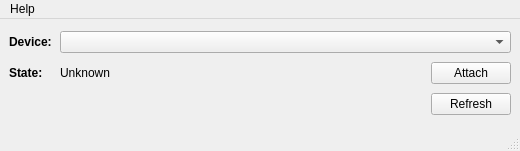
<?xml version="1.0" encoding="UTF-8"?>
<ui version="4.0">
 <class>DConn</class>
 <widget class="QMainWindow" name="DConn">
  <property name="geometry">
   <rect>
    <x>0</x>
    <y>0</y>
    <width>520</width>
    <height>151</height>
   </rect>
  </property>
  <property name="windowTitle">
   <string>DConn</string>
  </property>
  <widget class="QWidget" name="centralwidget">
   <layout class="QVBoxLayout" name="verticalLayout">
    <item>
     <layout class="QHBoxLayout" name="hlUsbPort">
      <item>
       <widget class="QLabel" name="lblUsbPort">
        <property name="minimumSize">
         <size>
          <width>45</width>
          <height>0</height>
         </size>
        </property>
        <property name="maximumSize">
         <size>
          <width>45</width>
          <height>16777215</height>
         </size>
        </property>
        <property name="text">
         <string>&lt;html&gt;&lt;head/&gt;&lt;body&gt;&lt;p&gt;&lt;span style=&quot; font-weight:700;&quot;&gt;Device:&lt;/span&gt;&lt;/p&gt;&lt;/body&gt;&lt;/html&gt;</string>
        </property>
       </widget>
      </item>
      <item>
       <widget class="QComboBox" name="cbDevices"/>
      </item>
     </layout>
    </item>
    <item>
     <layout class="QHBoxLayout" name="horizontalLayout">
      <item>
       <widget class="QLabel" name="label">
        <property name="minimumSize">
         <size>
          <width>45</width>
          <height>0</height>
         </size>
        </property>
        <property name="maximumSize">
         <size>
          <width>45</width>
          <height>16777215</height>
         </size>
        </property>
        <property name="text">
         <string>&lt;html&gt;&lt;head/&gt;&lt;body&gt;&lt;p&gt;&lt;span style=&quot; font-weight:700;&quot;&gt;State: &lt;/span&gt;&lt;/p&gt;&lt;/body&gt;&lt;/html&gt;</string>
        </property>
       </widget>
      </item>
      <item>
       <widget class="QLabel" name="lbState">
        <property name="text">
         <string>Unknown</string>
        </property>
       </widget>
      </item>
      <item>
       <spacer name="horizontalSpacer">
        <property name="orientation">
         <enum>Qt::Orientation::Horizontal</enum>
        </property>
        <property name="sizeHint" stdset="0">
         <size>
          <width>40</width>
          <height>20</height>
         </size>
        </property>
       </spacer>
      </item>
      <item>
       <widget class="QPushButton" name="btAction">
        <property name="maximumSize">
         <size>
          <width>100</width>
          <height>16777215</height>
         </size>
        </property>
        <property name="text">
         <string>Attach</string>
        </property>
       </widget>
      </item>
     </layout>
    </item>
    <item>
     <layout class="QHBoxLayout" name="horizontalLayout_2">
      <item>
       <spacer name="horizontalSpacer_2">
        <property name="orientation">
         <enum>Qt::Orientation::Horizontal</enum>
        </property>
        <property name="sizeHint" stdset="0">
         <size>
          <width>40</width>
          <height>20</height>
         </size>
        </property>
       </spacer>
      </item>
      <item>
       <widget class="QPushButton" name="btRefresh">
        <property name="text">
         <string>Refresh</string>
        </property>
       </widget>
      </item>
     </layout>
    </item>
   </layout>
  </widget>
  <widget class="QMenuBar" name="menubar">
   <property name="geometry">
    <rect>
     <x>0</x>
     <y>0</y>
     <width>520</width>
     <height>21</height>
    </rect>
   </property>
   <widget class="QMenu" name="menuAbout">
    <property name="title">
     <string>Help</string>
    </property>
    <addaction name="actionAbout"/>
   </widget>
   <addaction name="menuAbout"/>
  </widget>
  <widget class="QStatusBar" name="statusbar"/>
  <action name="actionSettings">
   <property name="text">
    <string>WSL Commands</string>
   </property>
  </action>
  <action name="actionAbout">
   <property name="text">
    <string>About DConn</string>
   </property>
  </action>
 </widget>
 <resources/>
 <connections/>
</ui>
